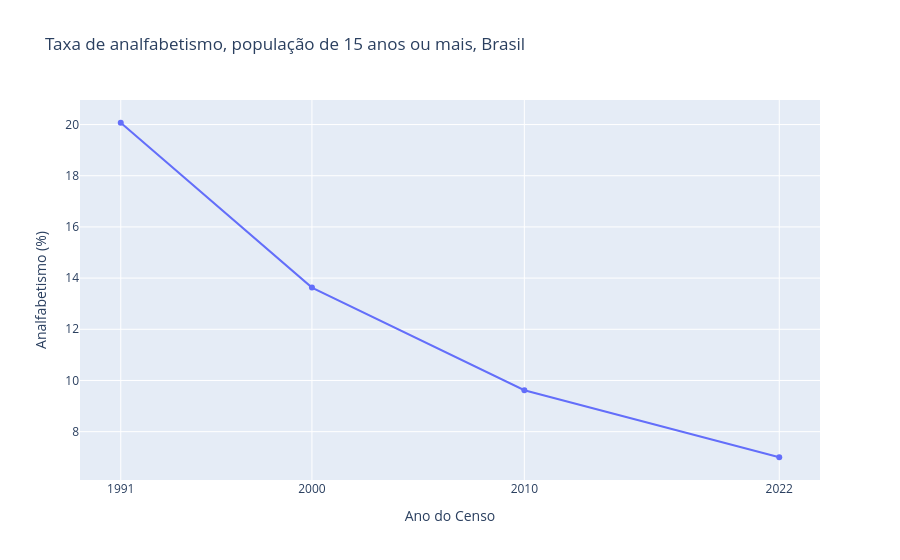

The notebook cell this image was saved under:
### Code cell
import plotly.express as px

brasil = df[
    (df["territorio"] == "Brasil")
    & (df["situacao"] == "Total")
    & (df["sexo"] == "Total")
    & (df["faixa_etaria"] == "Total")
]

fig = px.line(
    brasil, x="ano", y="taxa_analfabetismo", markers=True,
    title="Taxa de analfabetismo, população de 15 anos ou mais, Brasil",
    labels={"ano": "Ano do Censo", "taxa_analfabetismo": "Analfabetismo (%)"},
)
fig.update_xaxes(tickvals=[1991, 2000, 2010, 2022])
fig.show()

brasil[["ano", "taxa_analfabetismo"]].assign(queda=brasil["taxa_analfabetismo"].diff())

### Figure 1 — Plotly figure (JSON) as saved in the notebook; plotly's stock layout.template omitted (floating-point values rounded to 4 significant figures)
{"data": [{"hovertemplate": "Ano do Censo=%{x}<br>Analfabetismo (%)=%{y}<extra></extra>", "legendgroup": "", "line": {"color": "#636efa", "dash": "solid"}, "marker": {"symbol": "circle"}, "mode": "lines+markers", "name": "", "orientation": "v", "showlegend": false, "type": "scatter", "x": [1991, 2000, 2010, 2022], "xaxis": "x", "y": [20.07, 13.63, 9.62, 7.0], "yaxis": "y"}], "layout": {"legend": {"tracegroupgap": 0}, "title": {"text": "Taxa de analfabetismo, população de 15 anos ou mais, Brasil"}, "xaxis": {"anchor": "y", "domain": [0, 1], "tickvals": [1991, 2000, 2010, 2022], "title": {"text": "Ano do Censo"}}, "yaxis": {"anchor": "x", "domain": [0, 1], "title": {"text": "Analfabetismo (%)"}}}}
